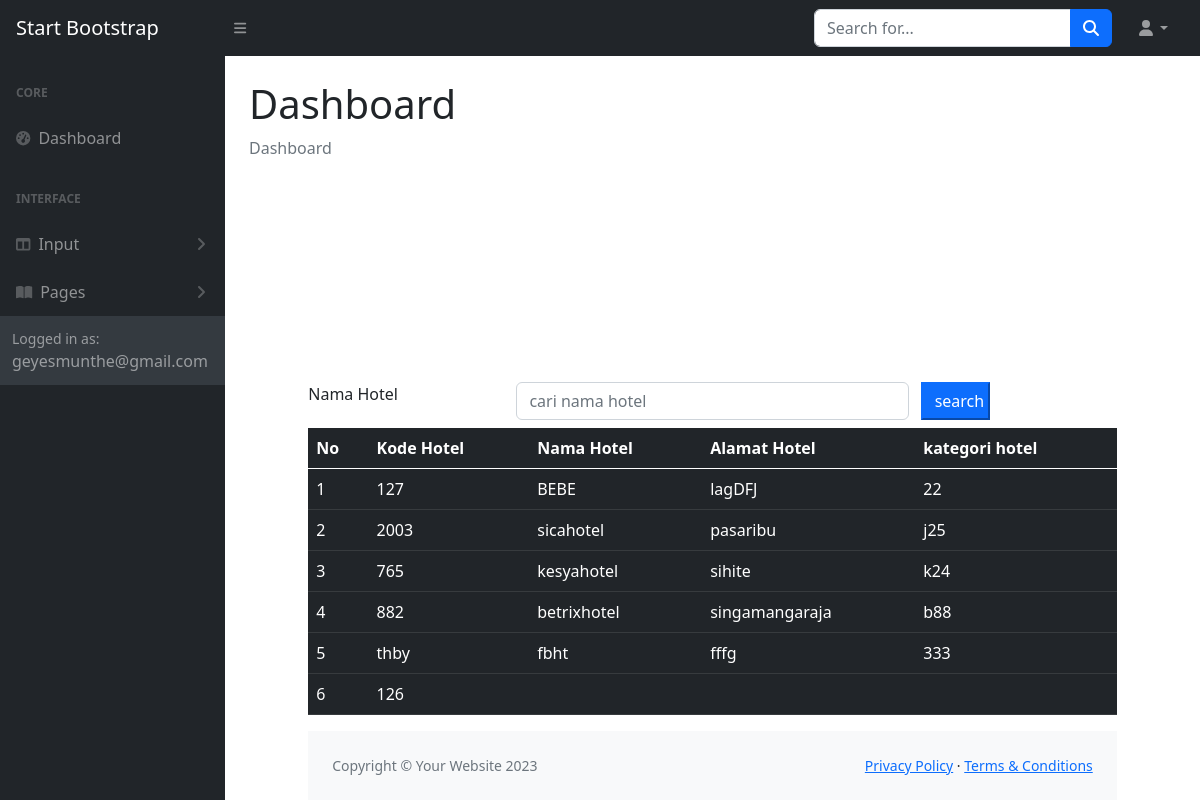
Screenshot of /daftarhotel.php with the database file from the repository.
### tables this page shows
CREATE TABLE `grasyahotel` (
  `hotel0160` char(4) NOT NULL,
  `hotelNAMA` char(160) NOT NULL,
  `hotelALAMAT` varchar(250) NOT NULL,
  `kategori0160` char(4) NOT NULL
);

### daftarhotel.php (the view, shortened to what this page needs)
<!DOCTYPE html>
<html>
<?php include "include/include.php"; ?>
<head>
  <link rel="stylesheet" type="text/css" href="css/bootstrap.min.css">
</head>
<body>
  <?php include "include/head.php"; ?>
  <body class="sb-nav-fixed">
    <?php include "include/navbar.php"; ?>
    <div id="layoutSidenav">
      <div id="layoutSidenav_nav">
        <?php include "include/menunav.php" ?>
      </div>
      <div id="layoutSidenav_content">
        <main>
          <div class="container-fluid px-4">
            <h1 class="mt-4">Dashboard</h1>
            <ol class="breadcrumb mb-4">
              <li class="breadcrumb-item active">Dashboard</li>
            </ol>
          </div>
        </main>
        <div class="row">
          <div class="col-sm-1"></div>
          <div class="col-sm-10">
            <form method="POST">
              <div class="form-group row mb-2">
                <label for="search" class="col-sm-3">Nama Hotel</label>
                <div class="col-sm-6">
                  <input type="text" name="search" class="form-control" id="search" value="<?php if (isset($_POST['search'])) {echo $_POST['search'];}?>" placeholder="cari nama hotel">
                </div>
                <input type="submit" name="kirim" class="col-sm-1 btn-primary" value="search">
              </div>
            </form>
            <table class="table table-hover table-dark">
              <thead>
                <tr>
                  <th scope="col">No</th>
                  <th scope="col">Kode Hotel</th>
                  <th scope="col">Nama Hotel</th>
                  <th scope="col">Alamat Hotel</th>
                  <th scope="col">kategori hotel</th>
                </tr>
              </thead>
              <tbody>
                <?php
                if (isset($_POST["kirim"])) {
                  $search = $_POST['search'];
                  $query = mysqli_query($connection, "select grasyahotel.* from grasyahotel where hotelNAMA like '%" . $search . "%'");
                } else {
                  $query = mysqli_query($connection, "select grasyahotel.* from grasyahotel");
                }
                $nomor = 1;
                while ($row = mysqli_fetch_array($query)) {
                ?>
                  <tr>
                    <td><?php echo $nomor; ?></td>
                    <td><?php echo $row['hotel0160']; ?></td>
                    <td><?php echo $row['hotelNAMA']; ?></td>
                    <td><?php echo $row['hotelALAMAT']; ?></td>
                    <td><?php echo $row['kategori0160']; ?></td>
                  </tr>
                <?php
                  $nomor = $nomor + 1;
                }
                ?>
              </tbody>
            </table>
            <?php include "include/footer.php"; ?>
          </div>
        </div>
      </div>
    </div>
</body>
</html>

### rows the page displays
grasyahotel: hotel0160 "127", hotelNAMA "BEBE", hotelALAMAT "lagDFJ", kategori0160 "22"
grasyahotel: hotel0160 "2003", hotelNAMA "sicahotel", hotelALAMAT "pasaribu", kategori0160 "j25"
grasyahotel: hotel0160 "765", hotelNAMA "kesyahotel", hotelALAMAT "sihite", kategori0160 "k24"
grasyahotel: hotel0160 "882", hotelNAMA "betrixhotel", hotelALAMAT "singamangaraja", kategori0160 "b88"
grasyahotel: hotel0160 "thby", hotelNAMA "fbht", hotelALAMAT "fffg", kategori0160 "333"
grasyahotel: hotel0160 "126"
